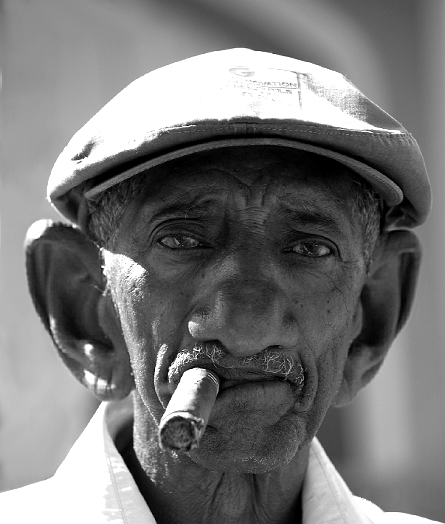
#> input picture old.png, 445 x 524 px
$ python Punto_2.py old.png old.png
#> lines starting #> are read from the running program, lines starting #| are printed output that depends on the picture
import numpy as np
import matplotlib.pyplot as plt
from sys import argv

def fourier_2d(x):
	# Transformada de Fourier
    Xr = np.zeros(np.shape(x))
    Xi = np.zeros(np.shape(x))

    S = np.shape(x)
    D0 = S[0]
    D1 = S[1]

    m,n = np.meshgrid(np.arange(D1),np.arange(D0))

    for k in range(D0):
        for l in range(D1):
            Xr[k,l] = np.sum( x[:,:]*np.cos(-1*2*np.pi*(n*k/D0+m*l/D1)) , (0,1) )
            Xi[k,l] = np.sum( x[:,:]*np.sin(-1*2*np.pi*(n*k/D0+m*l/D1)) , (0,1) )
    return Xr + 1j*Xi # devolver parte real + parte imaginaria

def i_fourier_2d(Xr,Xi):
	# Transformada inversa de Fourier
    xr = np.zeros(np.shape(Xr))

    S = np.shape(xr)
    D0 = S[0]
    D1 = S[1]

    m,n = np.meshgrid(np.arange(D1),np.arange(D0))

    for k in range(D0):
        for l in range(D1):
            xr[k,l] = np.sum( Xr[:,:]*np.cos(2*np.pi*(n*k/D0+m*l/D1)) , (0,1) )
            xr[k,l] = xr[k,l] - np.sum( Xi[:,:]*np.sin(2*np.pi*(n*k/D0+m*l/D1)) , (0,1) )
	# Devolver solo parte real
    return xr

def shift_fft(X):
	# Girar datos como se indicaba en referencia del taller
    D0,D1 = np.shape(X)
    Y = np.roll(X,int(D0/2),0)
    X = np.roll(Y,int(D1/2),1)
    return X

# Cargar imagen en numpy
I = plt.imread(argv[1]) # Cargar la imagen que se especifica cuando se ejecuta
#> I is the input picture: shape (524, 445, 4) float32; mean R, G, B, A 0.464, 0.464, 0.464, 1
I = I[50:100,:200] # La imagen es muy grande. Recorto una parte pequena para no demorarme
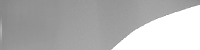
#> I: shape (50, 200, 4) float32; mean R, G, B, A 0.701, 0.701, 0.701, 0.999; transparent parts drawn white
FI2 = fourier_2d(I)
#> after the loop in fourier_2d, `for k in range(D0):`: Xi: shape (50, 200, 4) float64; every value is 0
#> (the run stopped early here; a loop or call above may not have finished)
